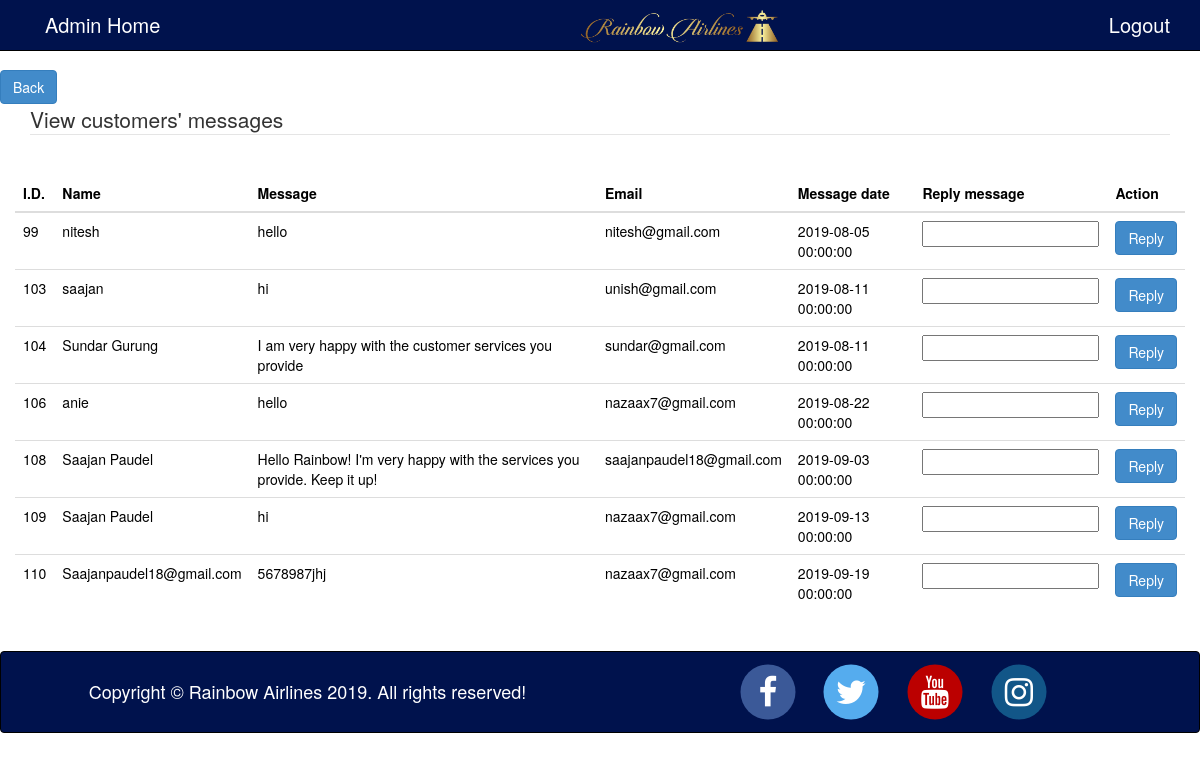
/admin/pages/index.php?page=customer_messages (signed in), run on the app's committed database.
### tables this page shows
CREATE TABLE `contactus` (
  `id` int(11) NOT NULL,
  `name` varchar(255) DEFAULT NULL,
  `message` text DEFAULT NULL,
  `email` varchar(255) DEFAULT NULL,
  `Date` datetime NOT NULL DEFAULT current_timestamp()
);

### admin/pages/customer_messages.php (the view, shortened to what this page needs)
<div class="contents">
<a href="?page=activities" class="btn btn-primary">Back</a><br>
<?php
	$statement = "SELECT * FROM `contactus`";
	$result = mysqli_query($con, $statement) or die(mysqli_error($con));
 ?>
<div class="container">
	<div class="row">
		<div class="col-md-12">
			<legend>View customers' messages</legend>
		</div>
	</div>
	<div class="row"><br>
		<table class="table table-hover">
			<thead>
				<tr>
					<th>I.D.</th>
					<th>Name</th>
					<th>Message<title></title></th>
                    <th>Email</th>
                    <th>Message date</th>
                    <th>Reply message</th>
                    <th>Action</th>
				</tr>
			</thead>
			<tbody>
				<?php while($row = $result->fetch_assoc()): ?>
				<tr>
					<td><?php echo $row['id']; ?></td>
					<td><?php echo $row['name']?></td>
                    <td><?php echo $row['message'];?></td>
                    <td><?php echo $row['email'];?></td>
                    <td><?php echo $row['Date'];?></td>
                    <form action="?page=customer_messages&message=reply-success" method="POST"><td><input type="text" name="reply" required></td>
					<td><input type="submit" class="btn btn-primary" value="Reply"></td></form>
				</tr>
			<?php endwhile; ?>
			</tbody>
		</table>
	</div>
</div>
<br style="line-height: 9;">
</div>

### styles/style.css (style rules this page uses)
body { color:black; }
.contents { margin-top: 70px; }

### styles/admin-style.css (style rules this page uses)
body { background-attachment: fixed; background-size: cover; }

### data on the page
contactus: id "99", name "nitesh", message "hello", email "nitesh@gmail.com", Date "2019-08-05 00:00:00"
contactus: id "103", name "saajan", message "hi", email "unish@gmail.com", Date "2019-08-11 00:00:00"
contactus: id "104", name "Sundar Gurung", message "I am very happy with the customer services you provide", email "sundar@gmail.com", Date "2019-08-11 00:00:00"
contactus: id "106", name "anie", message "hello", email "nazaax7@gmail.com", Date "2019-08-22 00:00:00"
contactus: id "108", name "Saajan Paudel", message "Hello Rainbow! I'm very happy with the services you provide. Keep it up!", email "saajanpaudel18@gmail.com", Date "2019-09-03 00:00:00"
contactus: id "109", name "Saajan Paudel", message "hi", email "nazaax7@gmail.com", Date "2019-09-13 00:00:00"
contactus: id "110", name "Saajanpaudel18@gmail.com", message "5678987jhj", email "nazaax7@gmail.com", Date "2019-09-19 00:00:00"
